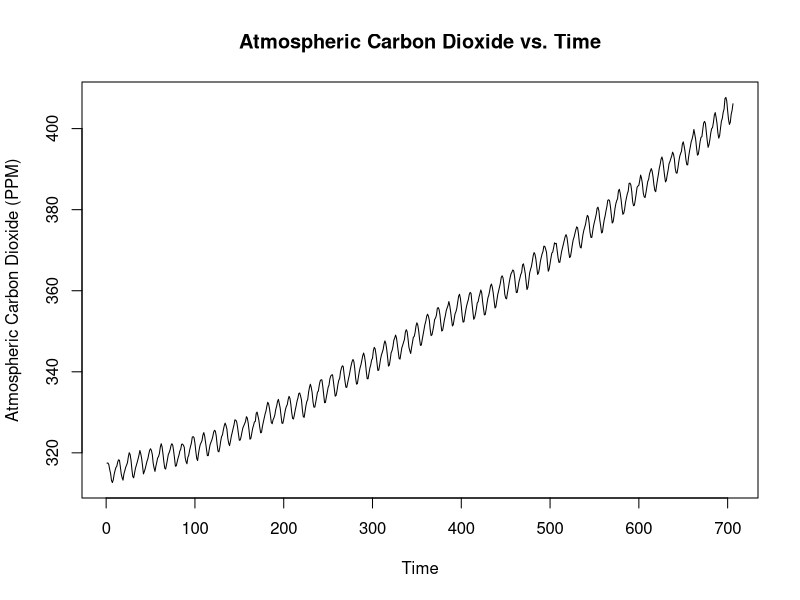
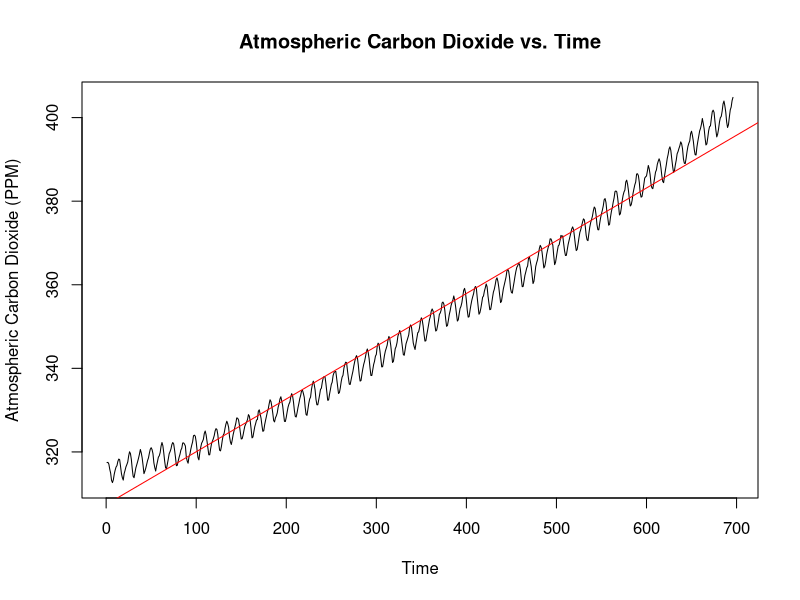
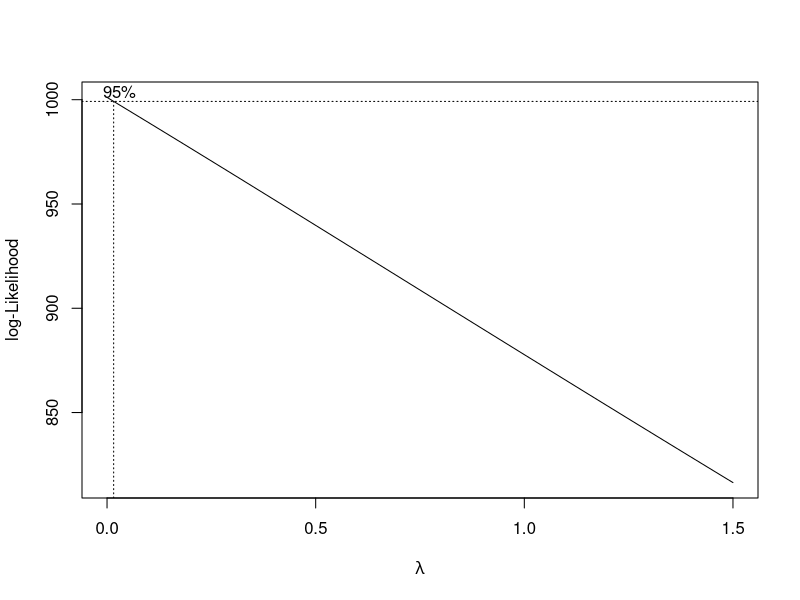
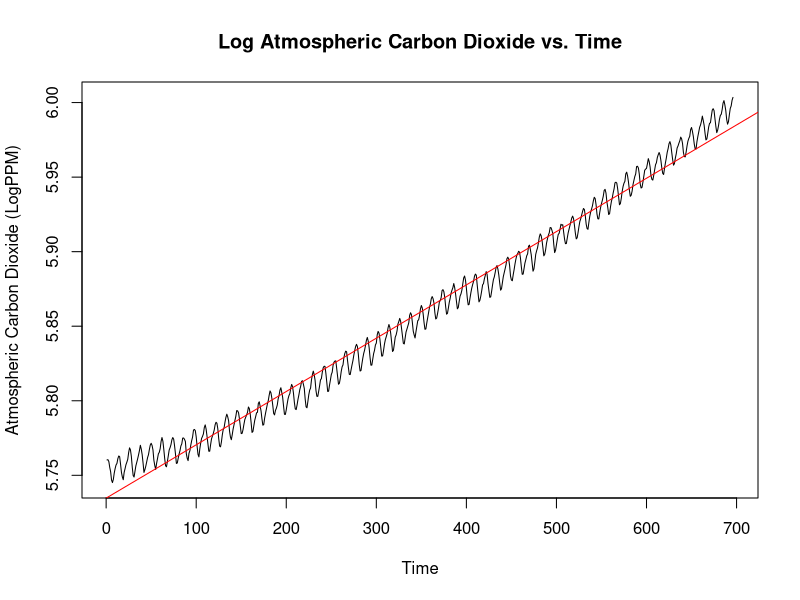
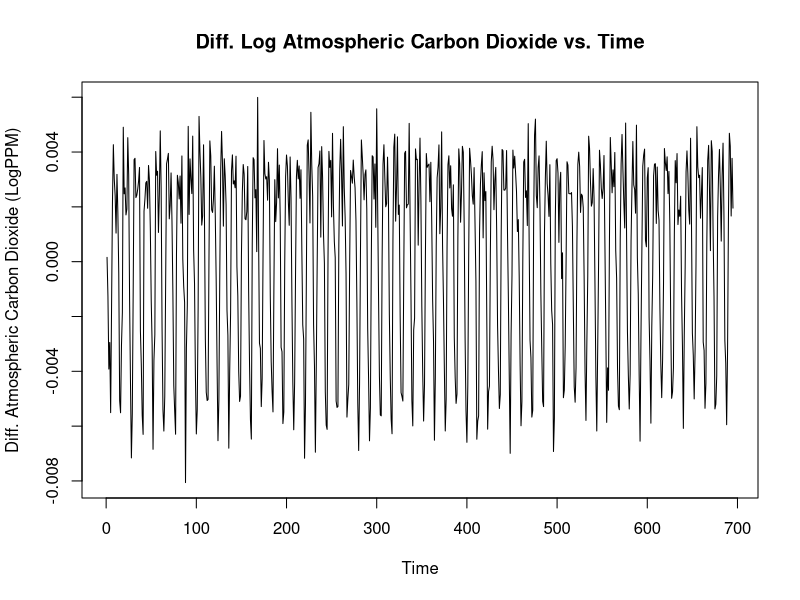
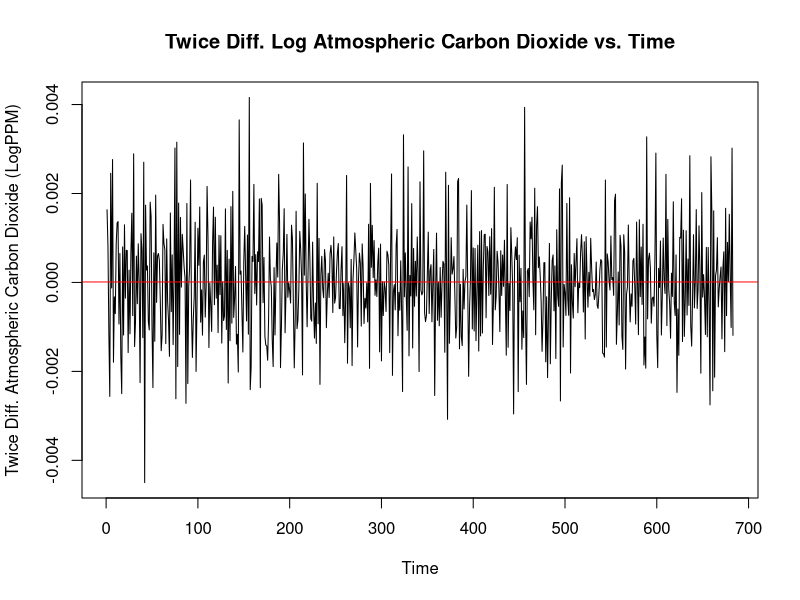
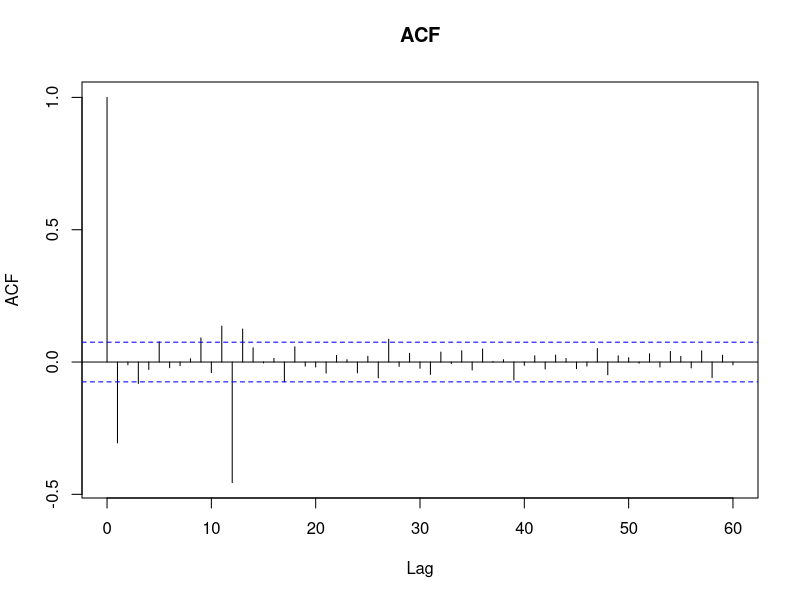
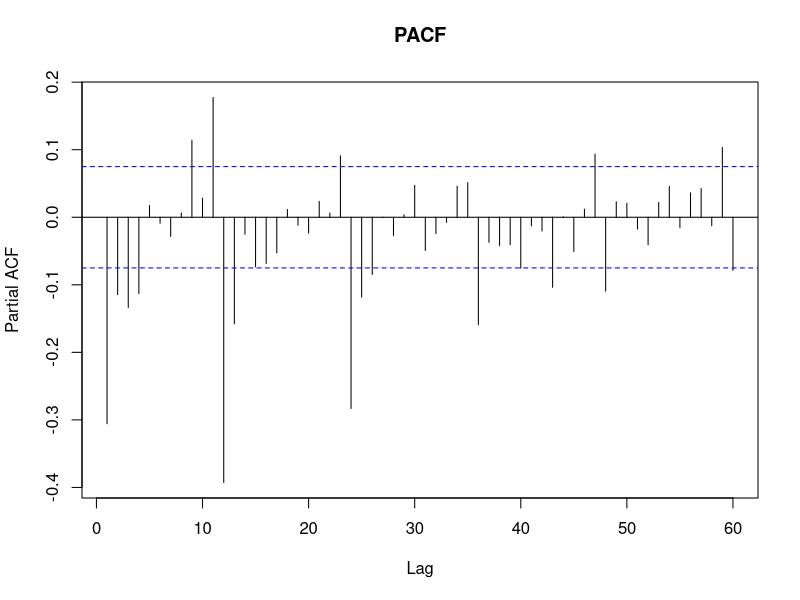

These figures' R source, in order:
## ---- chunk 1
ts <- read.table("c02.txt", skip = 3, header = F, sep = "")

# Remove exraneous featurs
ts <- ts$V5

plot.ts(ts, ylab = "Atmospheric Carbon Dioxide (PPM)", main = "Atmospheric Carbon Dioxide vs. Time")
## ---- chunk 2
ts <- ifelse(ts == -99.99, NA, ts)
orig <- ts

next10 <- orig[697:706]

# Convert vector to time series object
ts <- as.ts(ts, start=c(1958,3), frequency=12)
ts <- ts[1:696]
## ---- chunk 3
linMod <- lm(ts~as.numeric(1:length(ts)))
plot.ts(ts, ylab = "Atmospheric Carbon Dioxide (PPM)", main = "Atmospheric Carbon Dioxide vs. Time")
abline(linMod, col = "red")
## ---- chunk 4
library(MASS)
bcTransform <- boxcox(ts~as.numeric(1:length(ts)), lambda = seq(0,1.5,1/10))
trans <- bcTransform$x[which.max(bcTransform$y)]
## ---- chunk 5
ts.log <- log(ts)
linMod2 <- lm(ts.log~as.numeric(1:length(ts.log)))
plot.ts(ts.log, ylab = "Atmospheric Carbon Dioxide (LogPPM)", main = "Log Atmospheric Carbon Dioxide vs. Time")
abline(linMod2, col = "red")
## ---- chunk 6
ts.log.1 <- diff(ts.log,1)
plot.ts(ts.log.1, ylab = "Diff. Atmospheric Carbon Dioxide (LogPPM)", main = "Diff. Log Atmospheric Carbon Dioxide vs. Time")
var.ts.log <- var(ts.log, na.rm = T)
var.ts.log.1 <- var(ts.log.1, na.rm =T)
## ---- chunk 7
ts.log.1.12 <- diff(ts.log.1,12)
plot.ts(ts.log.1.12, ylab = "Twice Diff. Atmospheric Carbon Dioxide (LogPPM)", main = "Twice Diff. Log Atmospheric Carbon Dioxide vs. Time")
abline(h=mean(ts.log.1.12, na.rm = T), col = "red")
var.ts.log.1.12 <- var(ts.log.1.12, na.rm =T)
## ---- chunk 8
library(tseries)
kpss.test(ts.log.1.12)
## ---- chunk 9
acf <- acf(ts.log.1.12, type = "correlation", plot = T, na.action = na.pass, lag.max=12*5, main ="ACF")
## ---- chunk 10
pacf <- acf(ts.log.1.12, type = "partial", plot = T, na.action = na.pass, lag.max=12*5, main = "PACF")
## ---- chunk 11
library(forecast)
model1 <- Arima(ts.log, order = c(0,1,1), seasonal = list(order = c(0,1,1), period = 12))
model2 <- Arima(ts.log, order = c(4,1,0), seasonal = list(order = c(0,1,1), period = 12))
## ---- chunk 12
plot(model1$residuals, main="Model 1 Residuals")
## ---- chunk 13
shapiro.test(model1$residuals)
shapiro.test(model1$residuals[14:706])
## ---- chunk 14
hist(model1$residuals, xlim = c(-0.005,0.005), main = "Model 1 Residuals", breaks = 50)
## ---- chunk 15
qqnorm(model1$residuals)
qqline(model1$residuals)
## ---- chunk 16
paste("Box-Pierce")
Box.test(model1$residuals, lag = 26, type = "Box-Pierce", fitdf=2)
paste("Ljung-Box")
Box.test(model1$residuals, lag = 26, type = "Ljung-Box", fitdf=2)
paste("McLeod-Li")
Box.test((model1$residuals)^2, lag=26, type="Ljung-Box")
## ---- chunk 17
acf(model1$residuals, na.action=na.pass, main = "ACF of Residuals")
pacf(model1$residuals, na.action = na.pass, main = "PACF of Residuals")
## ---- chunk 18
plot(model2$residuals, main="Model 2 Residuals")
## ---- chunk 19
shapiro.test(model2$residuals)
shapiro.test(model2$residuals[14:706])
## ---- chunk 20
hist(model2$residuals, xlim = c(-0.005,0.005), main = "Model 2 Residuals", breaks = 50)
## ---- chunk 21
qqnorm(model2$residuals)
qqline(model2$residuals)
## ---- chunk 22
paste("Box-Pierce")
Box.test(model2$residuals, lag = 26, type = "Box-Pierce", fitdf=5)
paste("Ljung-Box")
Box.test(model2$residuals, lag = 26, type = "Ljung-Box", fitdf=5)
paste("McLeod-Li")
Box.test((model2$residuals)^2, lag=26, type="Ljung-Box")
## ---- chunk 23
acf(model2$residuals, na.action=na.pass, main = "ACF of Residuals")
pacf(model2$residuals, na.action = na.pass, main = "PACF of Residuals")
## ---- chunk 24
pred <- predict(model1, n.ahead = 10)
pred.orig <- exp(pred$pred)
pred.se <- exp(pred$pred)*pred$pred*pred$se

plot.ts(orig, xlim = c(680,length(orig)+10), ylim = c(380,420), ylab = "Atmospheric CO2 Concentration", main = "Atmospheric CO2 Concentration with Forecasts")
points((length(orig)+1):(length(orig)+10),pred.orig, col="red")
points((length(orig)+1):(length(orig)+10),next10, pch = "*")
lines((length(orig)+1):(length(orig)+10),pred.orig+1.96*pred.se,lty=2, col="blue") 
lines((length(orig)+1):(length(orig)+10),pred.orig-1.96*pred.se,lty=2, col="blue")
